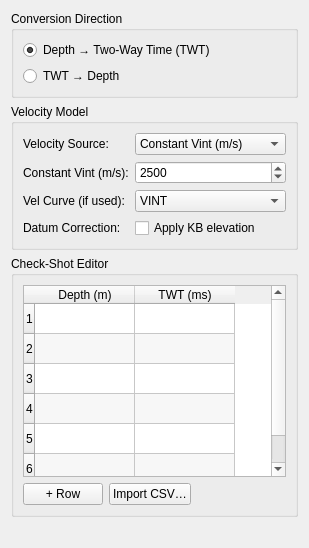
           <widget class="QWidget" name="scrollDTContents">
            <layout class="QVBoxLayout"><property name="spacing"><number>6</number></property>
             <item>
              <widget class="QGroupBox"><property name="title"><string>Conversion Direction</string></property>
               <layout class="QVBoxLayout">
                <item><widget class="QRadioButton" name="radioDT_D2T"><property name="text"><string>Depth → Two-Way Time (TWT)</string></property><property name="checked"><bool>true</bool></property></widget></item>
                <item><widget class="QRadioButton" name="radioDT_T2D"><property name="text"><string>TWT → Depth</string></property></widget></item>
               </layout>
              </widget>
             </item>
             <item>
              <widget class="QGroupBox"><property name="title"><string>Velocity Model</string></property>
               <layout class="QFormLayout">
                <item row="0" column="0"><widget class="QLabel"><property name="text"><string>Velocity Source:</string></property></widget></item>
                <item row="0" column="1"><widget class="QComboBox" name="comboDTVelSource"><item><property name="text"><string>Constant Vint (m/s)</string></property></item><item><property name="text"><string>Interval Velocity Curve</string></property></item><item><property name="text"><string>Check-Shot Table</string></property></item><item><property name="text"><string>Seismic Velocity Field</string></property></item></widget></item>
                <item row="1" column="0"><widget class="QLabel"><property name="text"><string>Constant Vint (m/s):</string></property></widget></item>
                <item row="1" column="1"><widget class="QDoubleSpinBox" name="spinDTVint"><property name="decimals"><number>0</number></property><property name="minimum"><double>1000.0</double></property><property name="maximum"><double>8000.0</double></property><property name="value"><double>2500.0</double></property></widget></item>
                <item row="2" column="0"><widget class="QLabel"><property name="text"><string>Vel Curve (if used):</string></property></widget></item>
                <item row="2" column="1"><widget class="QComboBox" name="comboDTVelCurve"><item><property name="text"><string>VINT</string></property></item><item><property name="text"><string>VP</string></property></item></widget></item>
                <item row="3" column="0"><widget class="QLabel"><property name="text"><string>Datum Correction:</string></property></widget></item>
                <item row="3" column="1"><widget class="QCheckBox" name="checkDTDatum"><property name="text"><string>Apply KB elevation</string></property></widget></item>
               </layout>
              </widget>
             </item>
             <item>
              <widget class="QGroupBox"><property name="title"><string>Check-Shot Editor</string></property>
               <layout class="QVBoxLayout">
                <item>
                 <widget class="QTableWidget" name="tableCSTable">
                  <property name="alternatingRowColors"><bool>true</bool></property>
                  <property name="rowCount"><number>6</number></property>
                  <property name="columnCount"><number>2</number></property>
                  <column><property name="text"><string>Depth (m)</string></property></column>
                  <column><property name="text"><string>TWT (ms)</string></property></column>
                 </widget>
                </item>
                <item>
                 <layout class="QHBoxLayout">
                  <item><widget class="QPushButton" name="btnCSAddRow"><property name="text"><string>+ Row</string></property></widget></item>
                  <item><widget class="QPushButton" name="btnCSImport"><property name="text"><string>Import CSV…</string></property></widget></item>
                  <item><spacer><property name="orientation"><enum>Qt::Horizontal</enum></property><property name="sizeHint" stdset="0"><size><width>40</width><height>20</height></size></property></spacer></item>
                 </layout>
                </item>
               </layout>
              </widget>
             </item>
             <item><spacer><property name="orientation"><enum>Qt::Vertical</enum></property><property name="sizeHint" stdset="0"><size><width>20</width><height>20</height></size></property></spacer></item>
            </layout>
           </widget>
